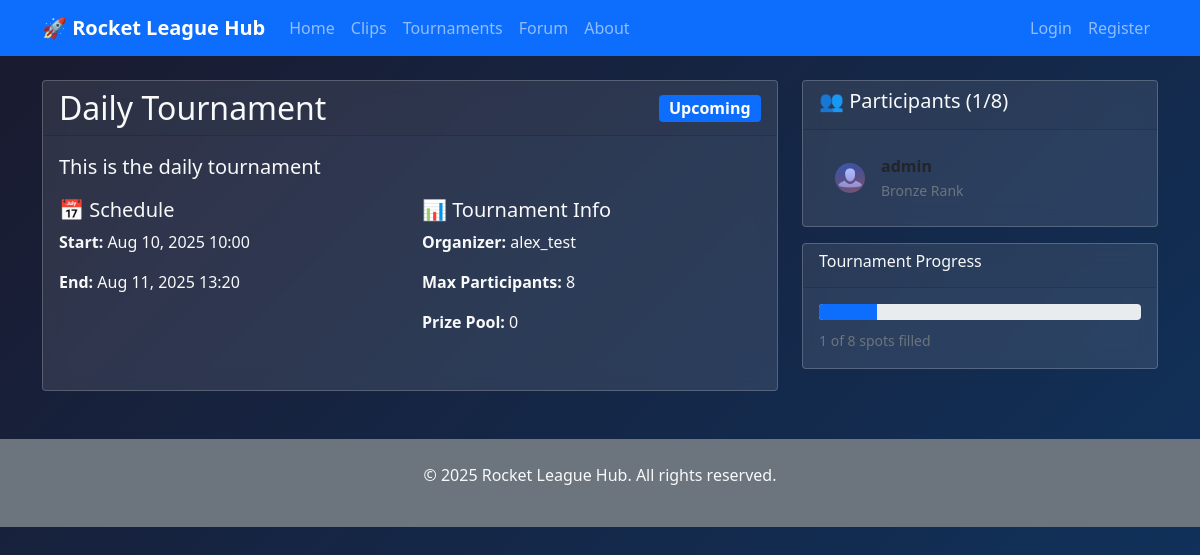
Screenshot of /tournaments/1/ with the database file from the repository.
### tournaments/models.py (models this page shows, shortened)
class Tournament(models.Model):
    STATUS_CHOICES = [
        ('upcoming', 'Upcoming'),
        ('ongoing', 'Ongoing'),
        ('completed', 'Completed'),
        ('cancelled', 'Cancelled'),
    ]
    name = models.CharField(max_length=200)
    description = models.TextField()
    organizer = models.ForeignKey(User, on_delete=models.CASCADE)
    max_participants = models.IntegerField(default=16)
    prize_pool = models.CharField(max_length=100, blank=True)
    start_date = models.DateTimeField()
    end_date = models.DateTimeField()
    status = models.CharField(max_length=20, choices=STATUS_CHOICES, default='upcoming')
    participants = models.ManyToManyField(User, related_name='tournaments', blank=True)
    created_at = models.DateTimeField(auto_now_add=True)
    class Meta:
        ordering = ['start_date']
    @property
    def participants_count(self):
        return self.participants.count()

### accounts/models.py (models this page shows, shortened)
class UserProfile(models.Model):
    RANK_CHOICES = [
        ('bronze', 'Bronze'),
        ('silver', 'Silver'),
        ('gold', 'Gold'),
        ('platinum', 'Platinum'),
        ('diamond', 'Diamond'),
        ('champion', 'Champion'),
        ('grand_champion', 'Grand Champion'),
        ('supersonic_legend', 'Supersonic Legend'),
    ]
    user = models.OneToOneField(User, on_delete=models.CASCADE)
    bio = models.TextField(max_length=500, blank=True)
    location = models.CharField(max_length=100, blank=True)
    avatar = models.ImageField(upload_to='avatars/', default='avatars/default.jpg')
    current_rank = models.CharField(max_length=20, choices=RANK_CHOICES, default='bronze')
    hours_played = models.IntegerField(default=0, validators=[MinValueValidator(0)])
    created_at = models.DateTimeField(auto_now_add=True)

### tournaments/views.py (the view)
# urls.py: path('<int:pk>/', views.TournamentDetailView.as_view(), name='detail'),
class TournamentDetailView(DetailView):
    model = Tournament
    template_name = 'tournaments/detail.html'

### templates/tournaments/detail.html (shortened to what this page needs)
{% extends 'base.html' %}
{% block content %}
<div class="row">
    <div class="col-md-8">
        <div class="card">
            <div class="card-header d-flex justify-content-between align-items-center">
                <h2 class="mb-0">{{ tournament.name }}</h2>
                <span class="badge bg-{% if tournament.status == 'upcoming' %}primary{% elif tournament.status == 'ongoing' %}warning{% else %}success{% endif %} fs-6">
                    {{ tournament.get_status_display }}
                </span>
            </div>
            <div class="card-body">
                <p class="lead">{{ tournament.description }}</p>
                <div class="row mb-4">
                    <div class="col-md-6">
                        <h5>📅 Schedule</h5>
                        <p><strong>Start:</strong> {{ tournament.start_date|date:"M d, Y H:i" }}</p>
                        <p><strong>End:</strong> {{ tournament.end_date|date:"M d, Y H:i" }}</p>
                    </div>
                    <div class="col-md-6">
                        <h5>📊 Tournament Info</h5>
                        <p><strong>Organizer:</strong> {{ tournament.organizer.username }}</p>
                        <p><strong>Max Participants:</strong> {{ tournament.max_participants }}</p>
                        {% if tournament.prize_pool %}
                            <p><strong>Prize Pool:</strong> {{ tournament.prize_pool }}</p>
                        {% endif %}
                    </div>
                </div>
            </div>
        </div>
    </div>
    <div class="col-md-4">
        <div class="card">
            <div class="card-header">
                <h5>👥 Participants ({{ tournament.participants_count }}/{{ tournament.max_participants }})</h5>
            </div>
            <div class="card-body">
                {% if tournament.participants.all %}
                    <div class="list-group list-group-flush">
                        {% for participant in tournament.participants.all %}
                            <div class="list-group-item d-flex align-items-center bg-transparent border-secondary">
                                <div class="flex-shrink-0 me-3">
                                    <img src="{{ participant.userprofile.avatar.url }}" alt="{{ participant.username }}" class="rounded-circle" width="30" height="30">
                                </div>
                                <div class="flex-grow-1">
                                    <strong>{{ participant.username }}</strong><br>
                                    <small class="text-muted">{{ participant.userprofile.current_rank|title }} Rank</small>
                                </div>
                            </div>
                        {% endfor %}
                    </div>
                {% else %}
                    <p class="text-muted text-center">No participants yet. Be the first to join!</p>
                {% endif %}
            </div>
        </div>
        <div class="card mt-3">
            <div class="card-header">
                <h6>Tournament Progress</h6>
            </div>
            <div class="card-body">
                <div class="progress mb-2">
                    <div class="progress-bar" role="progressbar"
                         style="width: {{ tournament.participants_count|floatformat:0 }}{{ tournament.max_participants|floatformat:0 }}%"
                         aria-valuenow="{{ tournament.participants_count }}"
                         aria-valuemin="0"
                         aria-valuemax="{{ tournament.max_participants }}">
                    </div>
                </div>
                <small class="text-muted">
                    {{ tournament.participants_count }} of {{ tournament.max_participants }} spots filled
                </small>
            </div>
        </div>
    </div>
</div>
{% endblock %}

### static/css/style.css (style rules this page uses)
:root { --primary-color: #ff6b00; --secondary-color: #1a1a2e; --accent-color: #0f3460; }
body { background: linear-gradient(135deg, var(--secondary-color) 0%, var(--accent-color) 100%); font-family: 'Segoe UI', Tahoma, Geneva, Verdana, sans-serif; min-height: 100vh; }
.card { background: rgba(255, 255, 255, 0.1); backdrop-filter: blur(10px); border: 1px solid rgba(255, 255, 255, 0.2); transition: transform 0.3s ease; }

### rows the page displays
Tournament: name "Daily Tournament", status "Upcoming", description "This is the daily tournament", start_date "Aug 10, 2025 10:00", end_date "Aug 11, 2025 13:20", organizer.username "alex_test", max_participants "8", prize_pool "0", participants_count "1"

### other values shown
{{ participant.username }} "admin"
{{ participant.userprofile.current_rank|title }} "Bronze"
